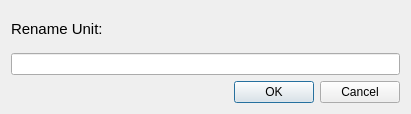
<?xml version="1.0" encoding="UTF-8"?>
<ui version="4.0">
 <class>MyDialog</class>
 <widget class="QDialog" name="MyDialog">
  <property name="geometry">
   <rect>
    <x>0</x>
    <y>0</y>
    <width>411</width>
    <height>114</height>
   </rect>
  </property>
  <property name="windowTitle">
   <string>Dialog</string>
  </property>
  <layout class="QVBoxLayout" name="verticalLayout">
   <item>
    <widget class="QLabel" name="label">
     <property name="font">
      <font>
       <pointsize>11</pointsize>
      </font>
     </property>
     <property name="text">
      <string>Rename Unit:</string>
     </property>
    </widget>
   </item>
   <item>
    <widget class="QLineEdit" name="lineEdit"/>
   </item>
   <item>
    <widget class="QDialogButtonBox" name="buttonBox">
     <property name="sizePolicy">
      <sizepolicy hsizetype="Expanding" vsizetype="Fixed">
       <horstretch>0</horstretch>
       <verstretch>0</verstretch>
      </sizepolicy>
     </property>
     <property name="orientation">
      <enum>Qt::Horizontal</enum>
     </property>
     <property name="standardButtons">
      <set>QDialogButtonBox::Cancel|QDialogButtonBox::Ok</set>
     </property>
    </widget>
   </item>
  </layout>
 </widget>
 <resources/>
 <connections>
  <connection>
   <sender>buttonBox</sender>
   <signal>accepted()</signal>
   <receiver>MyDialog</receiver>
   <slot>accept()</slot>
   <hints>
    <hint type="sourcelabel">
     <x>248</x>
     <y>254</y>
    </hint>
    <hint type="destinationlabel">
     <x>157</x>
     <y>274</y>
    </hint>
   </hints>
  </connection>
  <connection>
   <sender>buttonBox</sender>
   <signal>rejected()</signal>
   <receiver>MyDialog</receiver>
   <slot>reject()</slot>
   <hints>
    <hint type="sourcelabel">
     <x>316</x>
     <y>260</y>
    </hint>
    <hint type="destinationlabel">
     <x>286</x>
     <y>274</y>
    </hint>
   </hints>
  </connection>
 </connections>
</ui>
